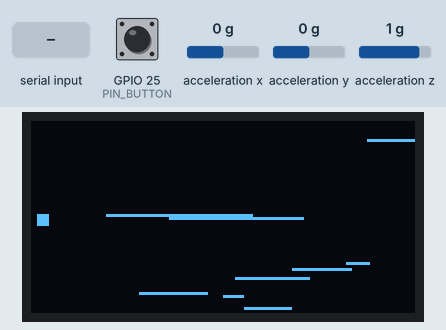
Simulated run of this program. Board: ESP32. Parts: 128×64 one-colour display. Wiring (inferred from the names in the program): MPU-6050 motion sensor at I2C address 0x68. Inputs (shaded band) come from the test bench; at power-on: GPIO 25 (PIN_BUTTON) HIGH, acceleration x 0 g, acceleration y 0 g, acceleration z 1 g. Random numbers use the default seed unless the program sets one; what the program prints to the serial monitor is not drawn.

Above: at 1.04 s.
1.4 s: GPIO 25 (PIN_BUTTON) pulled LOW for 3.2 s
At 4.4 s:
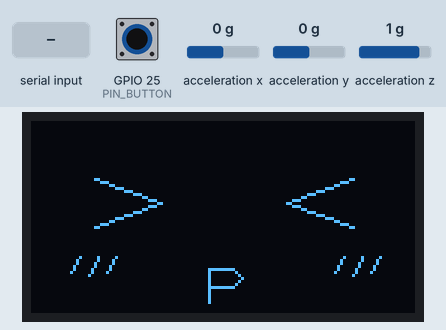
6.1 s: acceleration x set to -1.4 g
At 8.67 s:
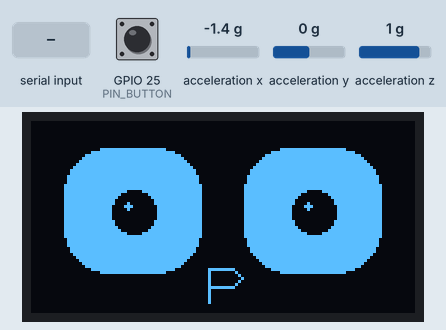
9.0 s: "1" received over Serial
At 10.6 s:
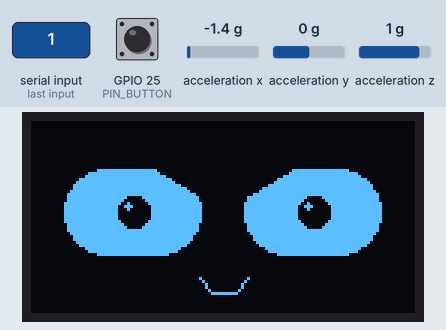
12.0 s: "6" received over Serial
At 13.3 s:
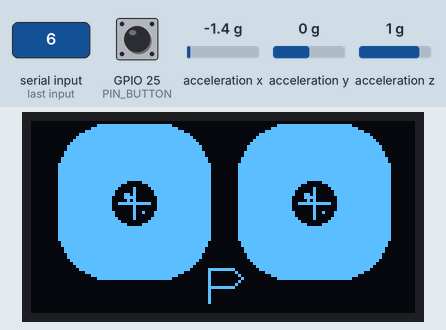
15.0 s: "9" received over Serial
At 15.82 s:
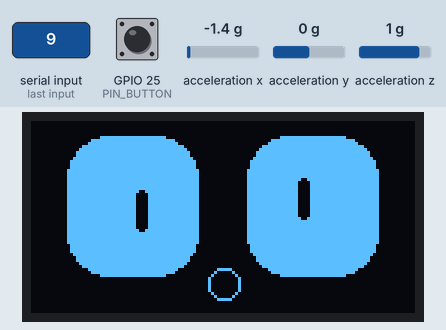
17.5 s: "2" received over Serial
At 18.0 s:
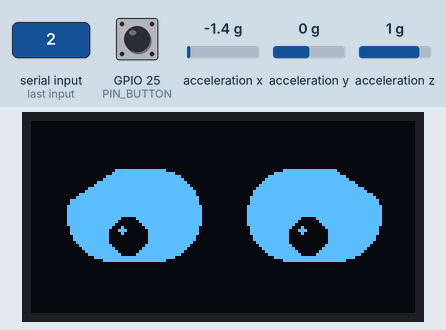
Timing chart, 0 to 20.5 s (numbered marks = the images above; inputs shaded):
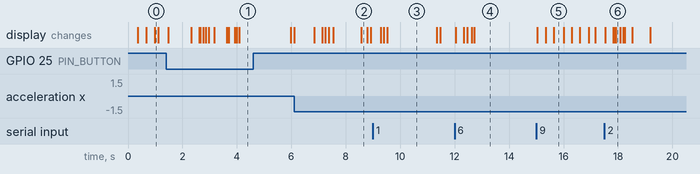

The program:

main.cpp
```cpp
#include <Arduino.h>
#include <Wire.h>
#include <Adafruit_GFX.h>
#include <Adafruit_SSD1306.h>
#include <math.h>

// Mochi 1.1 — large, fluid eyes; visual inspiration: Plexynex
// Adapted for ESP32-WROOM-32 + SSD1306 128x64 OLED.
// I2C: SDA=21, SCL=18. MPU6050 address=0x68 (optional).

constexpr int PIN_SDA = 21, PIN_SCL = 18;
constexpr int PIN_BUTTON = 25; // momentary button to GND, INPUT_PULLUP
constexpr uint8_t OLED_ADDR = 0x3C, MPU_ADDR = 0x68;
constexpr int W = 128, H = 64;
Adafruit_SSD1306 display(W, H, &Wire, -1);

enum Emotion : uint8_t { NEUTRAL, HAPPY, DELIGHTED, AFFECTION, SURPRISED, ANGRY, SAD, SLEEPY, CURIOUS, SCARED };
Emotion requestedEmotion = NEUTRAL;
bool mpuPresent=false, waking=true, shakeRecovery=false, manualEmotion=false;
uint8_t recoveryStage=0; // 1 scared, 2 angry, 3 sad
uint32_t bootAt=0, lastFrame=0, lastMpu=0, emotionUntil=0, recoveryUntil=0, nextBlink=0, blinkEnd=0, nextIdle=0;
uint32_t nextLook=0, gazeUntil=0, lastMoodUpdate=0, lastInteraction=0, sideSince=0, sleepStageAt=0, nextHappyMouth=0;
float prevAx=0,prevAy=0,prevAz=0, gazeX=0,gazeY=0;
float filtAx=0, filtAy=0, filtAz=1;
bool tiltActive=false, sidePosition=false, sleeping=false, sleepSequence=false;
uint32_t shakeCooldown=0, lastShakePeak=0;
uint32_t buttonChangedAt=0;
bool buttonStableHigh=true, buttonLastReadHigh=true;
uint8_t shakePeaks=0;
float gazeTargetX=0, gazeTargetY=0;
int mood=60; // 0 = gloomy, 100 = delighted
uint8_t mouthStyle=0; // 0 auto/arc, 1 D, 2 P, 3 tiny 3, 4 O, 5 vertical line

// Animated face parameters. Every emotion changes targets, never hard-cuts.
struct Face {
  float eyeH, eyeW, eyeY, pupilX, pupilY, tilt, smile;
};
// smile: +1 = tiny smile, -1 = tiny frown, 0 = no mouth.
// Start with eyes already shut: no open-to-closed snap after the boot glitch.
Face face={7,46,31,0,0,0,0};
Face target={7,46,31,0,0,0,0};

bool reached(uint32_t now,uint32_t t){return (int32_t)(now-t)>=0;}
float smooth(float current,float dest,float amount){return current+(dest-current)*amount;}
void setEmotion(Emotion e,uint32_t duration=0){
  requestedEmotion=e;
  emotionUntil=duration?millis()+duration:0;
}
void setTargets(){
  static Emotion lastMouthEmotion = (Emotion)255;
  bool enteringEmotion = (requestedEmotion != lastMouthEmotion);
  if(enteringEmotion) { mouthStyle=0; lastMouthEmotion=requestedEmotion; }
  target={35,46,14,gazeX,gazeY,0,0};
  switch(requestedEmotion){
    case ANGRY:
      target.eyeH=29; target.eyeY=17; target.tilt=4; target.smile=0;
      mouthStyle=6; break;
    case SAD:
      target.eyeH=29; target.eyeY=18; target.pupilY=gazeY+9; target.pupilX=gazeX-3;
      target.smile=0;
      if(enteringEmotion) mouthStyle=(random(0,3)==0)?0:((random(0,2)==0)?6:7);
      break;
    case SURPRISED:
      target.eyeH=47; target.eyeW=44; target.eyeY=6; target.smile=0; mouthStyle=4; break;
    case NEUTRAL:
      target.smile=0;
      if(enteringEmotion) mouthStyle=(random(0,5)==0)?5:0;
      break;
    case HAPPY:
      target.eyeH=43; target.eyeY=9; target.smile=0;
      if(enteringEmotion) mouthStyle=(random(0,2)==0)?0:1;
      break;
    case DELIGHTED:
      target.eyeH=53; target.eyeW=52; target.eyeY=1; target.smile=0;
      if(enteringEmotion) mouthStyle=random(1,4);
      break;
    case AFFECTION:
      target.eyeH=18; target.eyeW=46; target.eyeY=19; target.smile=0;
      if(enteringEmotion && mouthStyle!=2 && mouthStyle!=3) mouthStyle=2;
      break;
    case SCARED:
      target.eyeH=47; target.eyeW=44; target.eyeY=6; target.smile=0; mouthStyle=4; break;
    case SLEEPY:
      target.eyeH=10; target.eyeY=29; target.smile=0; mouthStyle=0; break;
    case CURIOUS:
      target.eyeH=49; target.eyeW=46; target.eyeY=5; target.tilt=0; break;
  }
  if(!shakeRecovery && requestedEmotion!=AFFECTION && requestedEmotion!=SCARED &&
     requestedEmotion!=SURPRISED && requestedEmotion!=SLEEPY){
    float low=constrain((50.0f-mood)/50.0f,0.0f,1.0f);
    float high=constrain((mood-50.0f)/50.0f,0.0f,1.0f);
    if(requestedEmotion==NEUTRAL){
      target.eyeY += low*5.0f-high*2.0f;
      target.eyeH += high*3.0f-low*4.0f;
      if(mood<20 && enteringEmotion){ mouthStyle=(random(0,3)==0)?0:6; }
      else if(mood>=80 && enteringEmotion && mouthStyle==0){ mouthStyle=random(1,4); }
    }
  }
}
void animateFace(){
  setTargets();
  // Exponential easing gives a soft, liquid-like transition.
  face.eyeH=smooth(face.eyeH,target.eyeH,0.14f);
  face.eyeW=smooth(face.eyeW,target.eyeW,0.14f);
  face.eyeY=smooth(face.eyeY,target.eyeY,0.14f);
  face.pupilX=smooth(face.pupilX,target.pupilX,0.12f);
  face.pupilY=smooth(face.pupilY,target.pupilY,0.12f);
  face.tilt=smooth(face.tilt,target.tilt,0.12f);
  face.smile=smooth(face.smile,target.smile,0.10f);
}
int clampi(int v,int lo,int hi){return v<lo?lo:(v>hi?hi:v);}

// Rounded eye with top/bottom edge trimming. The trim itself is part of
// the eye silhouette (no separate eyebrows).
void drawOneEye(int cx,int cy,int ew,int eh,int slope,int px,int py,bool closed,
                bool cutInnerTop,bool cutOuterTop,bool starEye,bool scared){
  int x=cx-ew/2, y=cy-eh/2;
  if(closed || eh<5){
    display.drawFastHLine(x+5,cy,ew-10,SSD1306_WHITE);
    display.fillCircle(x+5,cy,1,SSD1306_WHITE);
    display.fillCircle(x+ew-5,cy,1,SSD1306_WHITE);
    return;
  }
  int radius=min(ew/3,eh/2);
  display.fillRoundRect(x,y,ew,eh,radius,SSD1306_WHITE);
  // Clean, straight diagonal corner cuts create a crisp furrowed-brow silhouette.
  // Use mirrored triangles so both eyes have the same geometry.
  int cutW=max(10,min(16,ew/3));
  int cutH=max(7,min(12,eh/3));
  if(cutInnerTop){
    if(cx<64) display.fillTriangle(x+ew-cutW,y,x+ew,y,x+ew,y+cutH,SSD1306_BLACK);
    else      display.fillTriangle(x,y,x+cutW,y,x,y+cutH,SSD1306_BLACK);
  }
  if(cutOuterTop){
    if(cx<64) display.fillTriangle(x,y,x+cutW,y,x,y+cutH,SSD1306_BLACK);
    else      display.fillTriangle(x+ew-cutW,y,x+ew,y,x+ew,y+cutH,SSD1306_BLACK);
  }
  int pupilCx=clampi(cx+px,x+8,x+ew-8);
  int pupilCy=clampi(cy+py,y+8,y+eh-8);
  if(scared){
    // Narrow vertical pupils, jittered by the caller to look frightened.
    display.fillRoundRect(pupilCx-2,pupilCy-7,4,14,2,SSD1306_BLACK);
  } else {
    int pr=(requestedEmotion==AFFECTION) ? max(5,min(9,eh/4)) : max(3,min(7,eh/5));
    display.fillCircle(pupilCx,pupilCy,pr,SSD1306_BLACK);
    display.fillCircle(pupilCx-2,pupilCy-2,1,SSD1306_WHITE);
    if(starEye){
      // White four-point sparkle drawn inside the dark pupil.
      display.drawLine(pupilCx,pupilCy-5,pupilCx,pupilCy+5,SSD1306_WHITE);
      display.drawLine(pupilCx-5,pupilCy,pupilCx+5,pupilCy,SSD1306_WHITE);
      display.drawPixel(pupilCx-3,pupilCy-3,SSD1306_WHITE);
      display.drawPixel(pupilCx+3,pupilCy+3,SSD1306_WHITE);
    }
  }
}
void drawMouth(float amount){
  const int cx=64, cy=55;
  switch(mouthStyle){
    case 0: // no mouth, unless a smooth neutral/smile curve is requested
      if(fabsf(amount)<0.08f) return;
      break;
    case 1: // D / smile
      display.drawLine(cx-7,cy-5,cx-7,cy+3,SSD1306_WHITE);
      display.drawLine(cx-7,cy+3,cx+2,cy+3,SSD1306_WHITE);
      display.drawLine(cx+2,cy+3,cx+7,cy,SSD1306_WHITE);
      display.drawLine(cx+7,cy,cx+2,cy-5,SSD1306_WHITE);
      display.drawLine(cx+2,cy-5,cx-7,cy-5,SSD1306_WHITE);
      return;
    case 2: // P
      display.drawLine(cx-5,cy+5,cx-5,cy-6,SSD1306_WHITE);
      display.drawLine(cx-5,cy-6,cx+3,cy-6,SSD1306_WHITE);
      display.drawLine(cx+3,cy-6,cx+6,cy-3,SSD1306_WHITE);
      display.drawLine(cx+6,cy-3,cx+3,cy,SSD1306_WHITE);
      display.drawLine(cx+3,cy,cx-5,cy,SSD1306_WHITE);
      return;
    case 3: // 3
      display.drawCircle(cx,cy-3,3,SSD1306_WHITE);
      display.drawCircle(cx,cy+3,3,SSD1306_WHITE);
      display.drawFastVLine(cx-4,cy-3,6,SSD1306_BLACK);
      return;
    case 4: // O
      display.drawCircle(cx,cy-1,5,SSD1306_WHITE);
      return;
    case 5: // |
      display.drawFastVLine(cx,cy-5,10,SSD1306_WHITE);
      return;
    case 6: // inverted D / frown
      display.drawLine(cx-8,cy-3,cx-4,cy+2,SSD1306_WHITE);
      display.drawLine(cx-4,cy+2,cx+4,cy+2,SSD1306_WHITE);
      display.drawLine(cx+4,cy+2,cx+8,cy-3,SSD1306_WHITE);
      return;
    case 7: // (
      display.drawLine(cx+3,cy-5,cx-2,cy-3,SSD1306_WHITE);
      display.drawLine(cx-2,cy-3,cx-4,cy+1,SSD1306_WHITE);
      display.drawLine(cx-4,cy+1,cx-2,cy+5,SSD1306_WHITE);
      return;
  }
  const int width=19, x0=cx-width/2;
  int bend=(int)(5.0f*amount), px=x0, py=cy;
  for(int i=1;i<=width;i++){
    float t=(float)i/width;
    int x=x0+i, y=cy+(int)(bend*4.0f*t*(1.0f-t));
    display.drawLine(px,py,x,y,SSD1306_WHITE); px=x; py=y;
  }
}
void renderFace(){
  display.clearDisplay();
  uint32_t now=millis();
  bool blink=!reached(now,blinkEnd);
  int ew=(int)face.eyeW, eh=(int)face.eyeH;
  int cy=(int)(face.eyeY+eh/2);
  int leftCx=34, rightCx=94;
  bool angry=(requestedEmotion==ANGRY);
  bool sad=(requestedEmotion==SAD);
  bool curious=(requestedEmotion==CURIOUS);
  bool scared=(requestedEmotion==SCARED);
  bool stars=(requestedEmotion==DELIGHTED);
  bool affection=(requestedEmotion==AFFECTION);
  bool sleepy=(requestedEmotion==SLEEPY || sleeping);
  int leftW=ew;
  int rightW=ew;
  int shakeX=scared?(int)(sinf(now*0.075f)*4.0f):0;
  int shakeY=scared?(int)(sinf(now*0.11f)*3.0f):0;
  if(affection && !blink){
    // Affection squint: expressive > < eyes.
    display.drawLine(21,cy-8,43,cy,SSD1306_WHITE);
    display.drawLine(43,cy,21,cy+8,SSD1306_WHITE);
    display.drawLine(107,cy-8,85,cy,SSD1306_WHITE);
    display.drawLine(85,cy,107,cy+8,SSD1306_WHITE);
  } else {
    drawOneEye(leftCx,cy,leftW,eh,(int)face.tilt,(int)face.pupilX+shakeX,(int)face.pupilY+shakeY,blink,
               angry,sad,stars,scared);
    drawOneEye(rightCx,cy,rightW,eh,-(int)face.tilt,(int)face.pupilX-shakeX,(int)face.pupilY-shakeY,blink,
               angry,sad,stars,scared);
  }
  if(requestedEmotion==AFFECTION){
    // Anime-style diagonal blush hatching on both cheeks.
    for(int side=0; side<2; ++side){
      int bx = side==0 ? 13 : 101;
      int by = 48;
      display.drawLine(bx,by+2,bx+3,by-3,SSD1306_WHITE);
      display.drawLine(bx+6,by+3,bx+9,by-3,SSD1306_WHITE);
      display.drawLine(bx+12,by+2,bx+15,by-3,SSD1306_WHITE);
    }
  }
  drawMouth(face.smile);
  display.display();
}
// Startup: keep the established one-second glitch, then wake-up sequence.
void glitchFrame(){
  display.clearDisplay();
  for(int i=0;i<random(7,17);i++){
    int y=random(0,H), x=random(0,W), len=random(5,55);
    display.drawFastHLine(x,y,min(len,W-x),SSD1306_WHITE);
  }
  if(random(0,3)==0) display.fillRect(random(0,112),random(0,58),random(4,16),random(2,6),SSD1306_WHITE);
  display.display();
}
void startup(){
  uint32_t t=millis()-bootAt;
  if(t<1000){glitchFrame();return;}
  if(t<1350){display.clearDisplay();display.display();return;}
  if(t<2200){
    // Eyes are closed from the very first visible wake-up frame; hold, don't close them.
    requestedEmotion=SLEEPY;
    face.eyeH=7;
    face.eyeY=31;
    renderFace();return;
  }
  if(t<3400){
    // Slowly open from the already-closed pose.
    requestedEmotion=NEUTRAL;
    animateFace();
    renderFace();return;
  }
  waking=false;
  setEmotion(NEUTRAL);
  nextBlink=millis()+random(2200,5000);
  nextIdle=millis()+5000;
}

int16_t mpuWord(uint8_t reg){
  Wire.beginTransmission(MPU_ADDR);Wire.write(reg);
  if(Wire.endTransmission(false)!=0)return 0;
  if(Wire.requestFrom(MPU_ADDR,(uint8_t)2)!=2)return 0;
  return (int16_t)((Wire.read()<<8)|Wire.read());
}
void initMPU(){
  Wire.beginTransmission(MPU_ADDR);Wire.write(0x6B);Wire.write(0);
  mpuPresent=(Wire.endTransmission()==0);
  if(mpuPresent){
    delay(25);
    prevAx=mpuWord(0x3B)/16384.0f;prevAy=mpuWord(0x3D)/16384.0f;prevAz=mpuWord(0x3F)/16384.0f;
    filtAx=prevAx;filtAy=prevAy;filtAz=prevAz;
  }
  Serial.println(mpuPresent?"MPU6050 detected":"MPU6050 not detected; OLED mode");
}
void triggerShakeReaction(){
  uint32_t now=millis();
  shakePeaks=0;
  manualEmotion=false;
  recoveryStage=1;
  setEmotion(SCARED);
  mood=max(0,mood-10);
  lastInteraction=now; sleeping=false; sleepSequence=false;
  shakeRecovery=true;
  recoveryUntil=now+3000;
  shakeCooldown=now+2800;
  // Brief startled gaze; normal tilt tracking resumes after the reaction.
  gazeTargetX=0; gazeTargetY=-3;
  Serial.println("Mochi: shake detected! startled -> recovery");
}

void updateMotion(){
  uint32_t now=millis();
  if(!mpuPresent||now-lastMpu<25)return;
  lastMpu=now;
  float ax=mpuWord(0x3B)/16384.0f;
  float ay=mpuWord(0x3D)/16384.0f;
  float az=mpuWord(0x3F)/16384.0f;

  // Low-pass gravity estimate: tilt is measured from orientation, not sudden
  // acceleration. This prevents a static tilt from being mistaken for sadness.
  filtAx=0.82f*filtAx+0.18f*ax;
  filtAy=0.82f*filtAy+0.18f*ay;
  filtAz=0.82f*filtAz+0.18f*az;

  // Shake detection uses rapid acceleration changes (high-pass/jerk),
  // not the gravity estimate used for tilt. Require repeated peaks so a
  // single tilt or putting the robot down does not count as shaking.
  float delta=fabsf(ax-prevAx)+fabsf(ay-prevAy)+fabsf(az-prevAz);
  float accelMagnitude=sqrtf(ax*ax+ay*ay+az*az);
  prevAx=ax; prevAy=ay; prevAz=az;
  bool shakePeak = (delta > 1.00f) &&
                   (fabsf(accelMagnitude-1.0f) > 0.30f || delta > 1.35f);
  if(shakePeak && reached(now,shakeCooldown) && !shakeRecovery){
    if(now-lastShakePeak > 500) shakePeaks=0;
    lastShakePeak=now;
    if(shakePeaks < 4) shakePeaks++;
    if(shakePeaks >= 3){
      triggerShakeReaction();
    }
  }

  // Tilting only moves the pupils/eyes. It never changes the emotion.
  // Axis mapping preserves the previous X-axis convention, with stronger
  // travel and a small dead zone to avoid jitter around the centre.
  float tx=filtAx;
  float ty=filtAy;
  if(fabsf(tx)<0.12f)tx=0;
  if(fabsf(ty)<0.14f)ty=0;
  float gx=constrain(tx*25.0f,-17.0f,17.0f);
  float gy=constrain(-ty*21.0f,-12.0f,12.0f);
  tiltActive=(fabsf(tx)>0.07f || fabsf(ty)>0.07f);
   // Detect laying on either side: gravity is mostly horizontal on X/Y.
   bool nowSide = fabsf(filtAx)>0.72f || fabsf(filtAy)>0.72f;
   if(nowSide){ if(!sidePosition) sideSince=now; sidePosition=true; }
   else { sidePosition=false; sideSince=0; }
  // Only let the IMU take control while the device is actually tilted.
  // Otherwise autonomous glances and serial gaze tests remain in control.
  if(tiltActive){
    gazeTargetX=gx;
    gazeTargetY=gy;
  }
}

void updateCharacter(){
  uint32_t now=millis();
  if(shakeRecovery && reached(now,recoveryUntil)){
    if(recoveryStage==1){
      recoveryStage=2;
      setEmotion(SURPRISED);
      recoveryUntil=now+2000;
    } else {
      recoveryStage=0;
      shakeRecovery=false;
      setEmotion(NEUTRAL);
    }
  }
  if(!shakeRecovery && emotionUntil&&reached(now,emotionUntil)){emotionUntil=0;setEmotion(NEUTRAL);}

  // Sleep after 2 minutes of inactivity, or after lying on a side for 12 seconds.
  if(!sleeping && !sleepSequence && !shakeRecovery && !emotionUntil){
    if((sidePosition && sideSince && now-sideSince>=12000) ||
       (lastInteraction && now-lastInteraction>=120000)){
      sleepSequence=true;
      sleepStageAt=now;
      setEmotion(SLEEPY);
    }
  }
  if(sleepSequence){
    uint32_t elapsed=now-sleepStageAt;
    if(elapsed<10000){
      if((elapsed%2600)<850) blinkEnd=now+90;
    } else if(elapsed<20000){
      uint32_t phase=elapsed-10000;
      if(phase<3500) face.eyeH=smooth(face.eyeH,18.0f,0.025f);
      else if(phase<5200) face.eyeH=smooth(face.eyeH,31.0f,0.018f);
      else face.eyeH=smooth(face.eyeH,3.0f,0.025f);
    } else {
      sleeping=true; sleepSequence=false; setEmotion(SLEEPY); face.eyeH=3;
    }
  }

  // Mood slowly drifts toward neutral, but interaction changes it immediately.
  if(now-lastMoodUpdate>12000){
    lastMoodUpdate=now;
    if(mood>58)mood--; else if(mood<42)mood++;
  }

  // Natural eye movement: glance left/right/up, pause, then return to center.
  if(reached(now,nextLook)&&!shakeRecovery&&!tiltActive&&reached(now,gazeUntil)){
    int glance=random(0,6);
    if(glance==0){gazeTargetX=-11;gazeTargetY=0;}
    else if(glance==1){gazeTargetX=11;gazeTargetY=0;}
    else if(glance==2){gazeTargetX=0;gazeTargetY=-3;}
    else if(glance==3){gazeTargetX=0;gazeTargetY=2;}
    else {gazeTargetX=0;gazeTargetY=0;}
    gazeUntil=now+random(500,1100);
    nextLook=now+random(1700,3600);
  }
  if(reached(now,gazeUntil)){gazeTargetX=0;gazeTargetY=0;}
  gazeX=smooth(gazeX,gazeTargetX,0.32f);
  gazeY=smooth(gazeY,gazeTargetY,0.32f);

  if(reached(now,nextBlink)){
    blinkEnd=now+110;
    nextBlink=now+random(2500,6500);
  }
  if(mood>=80 && (requestedEmotion==HAPPY || requestedEmotion==DELIGHTED) && reached(now,nextHappyMouth)){
    mouthStyle=random(1,4); nextHappyMouth=now+random(5000,12000);
  }
  if(!manualEmotion&&!shakeRecovery&&!emotionUntil&&reached(now,nextIdle)){
    int action=random(0,100);
    if(mood<20){
      if(action<45)setEmotion(SAD,1800);
      else if(action<75)setEmotion(SLEEPY,1800);
      else setEmotion(CURIOUS,1300);
    } else if(mood>=80){
      if(action<40){setEmotion(HAPPY,1700);mood=min(100,mood+2);}
      else if(action<65){setEmotion(DELIGHTED,1600);mood=min(100,mood+3);}
      else setEmotion(CURIOUS,1300);
    } else {
      if(action<22)setEmotion(CURIOUS,1400);
      else if(action<38){setEmotion(HAPPY,1500);mood=min(100,mood+1);}
      else if(action<52)setEmotion(SLEEPY,1600);
      else setEmotion(NEUTRAL,1200);
    }
    nextIdle=now+random(6500,12500);
  }
}

void triggerAffection(){
  uint32_t now=millis();
  mood=min(100,mood+20);
  lastInteraction=now;
  sleeping=false; sleepSequence=false;
  manualEmotion=false; shakeRecovery=false; recoveryStage=0; emotionUntil=0;
  setEmotion(AFFECTION,3200);
  mouthStyle=random(0,2)?2:3;
  nextIdle=now+2200;
  Serial.printf("Mochi: AFFECTION! mood=%d/100\n",mood);
}

void updateButton(){
  bool readingHigh = (digitalRead(PIN_BUTTON) != LOW);
  uint32_t now = millis();
  if(readingHigh != buttonLastReadHigh){
    buttonLastReadHigh = readingHigh;
    buttonChangedAt = now;
  }
  if(now - buttonChangedAt > 35 && readingHigh != buttonStableHigh){
    buttonStableHigh = readingHigh;
    if(!buttonStableHigh){
      triggerAffection();
    }
  }
}

void printHelp(){
  Serial.println("MOCHI TEST COMMANDS:");
  Serial.println("1 angry | 2 sad | 3 surprised | 4 neutral | 5 happy | 6 star-eyes");
  Serial.println("7 sleepy | 8 curious | 9 scared | a auto mode | + mood up | - mood down");
  Serial.println("l/r/u/d/c gaze left/right/up/down/center | b blink | m mood value | ? help");
  Serial.println("s simulate shake reaction | GPIO25 button to GND = affection");
}
void serialCommands(){
  while(Serial.available()){
    char c=Serial.read();
    switch(c){
      case '1': manualEmotion=true;setEmotion(ANGRY);break;
      case '2': manualEmotion=true;setEmotion(SAD);break;
      case '3': manualEmotion=true;setEmotion(SURPRISED);break;
      case '4': manualEmotion=true;setEmotion(NEUTRAL);break;
      case '5': manualEmotion=true;setEmotion(HAPPY);break;
      case '6': manualEmotion=true;setEmotion(DELIGHTED);break;
      case '7': manualEmotion=true;setEmotion(SLEEPY);break;
      case '8': manualEmotion=true;setEmotion(CURIOUS);break;
      case '9': manualEmotion=true;setEmotion(SCARED);break;
      case 'a': manualEmotion=false;emotionUntil=0;setEmotion(NEUTRAL);nextIdle=millis()+1500;break;
      case '+': mood=min(100,mood+10);Serial.printf("mood=%d\n",mood);break;
      case '-': mood=max(0,mood-10);Serial.printf("mood=%d\n",mood);break;
      case 'm': Serial.printf("mood=%d/100\n",mood);break;
      case 'b': blinkEnd=millis()+180;break;
      case 's': triggerShakeReaction();break;
      case 'p': triggerAffection();break;
      case 'l': gazeTargetX=-13;gazeTargetY=0;tiltActive=false;gazeUntil=millis()+1200;break;
      case 'r': gazeTargetX=13;gazeTargetY=0;tiltActive=false;gazeUntil=millis()+1200;break;
      case 'u': gazeTargetX=0;gazeTargetY=-9;tiltActive=false;gazeUntil=millis()+1200;break;
      case 'd': gazeTargetX=0;gazeTargetY=9;tiltActive=false;gazeUntil=millis()+1200;break;
      case 'c': gazeTargetX=0;gazeTargetY=0;tiltActive=false;gazeUntil=0;break;
      case '?': printHelp();break;
    }
  }
}

void setup(){
  Serial.begin(115200);randomSeed(esp_random());
  pinMode(PIN_BUTTON, INPUT_PULLUP);
  Wire.begin(PIN_SDA,PIN_SCL);Wire.setClock(100000);
  if(!display.begin(SSD1306_SWITCHCAPVCC,OLED_ADDR)){
    Serial.println("OLED init failed; check SSD1306/address");while(true)delay(100);
  }
  display.clearDisplay();display.display();
  initMPU();bootAt=millis();lastMoodUpdate=bootAt;lastInteraction=bootAt;
  nextLook=millis()+1800;
  printHelp();
  Serial.println("Tilt controls gaze only; it does not select sad/happy emotions.");
}
void loop(){
  uint32_t now=millis();
  if(now-lastFrame>=33){
    lastFrame=now;
    if(waking)startup();
    else {updateMotion();updateButton();updateCharacter();animateFace();renderFace();}
  }
  serialCommands();
}
```

Measured:
- after the input at 12.0 s, the display: first changes at once (image 4 shows a later state)
- what the display in image 3 shows lasts 1.8 s, from 9.5 s to 11.3 s
